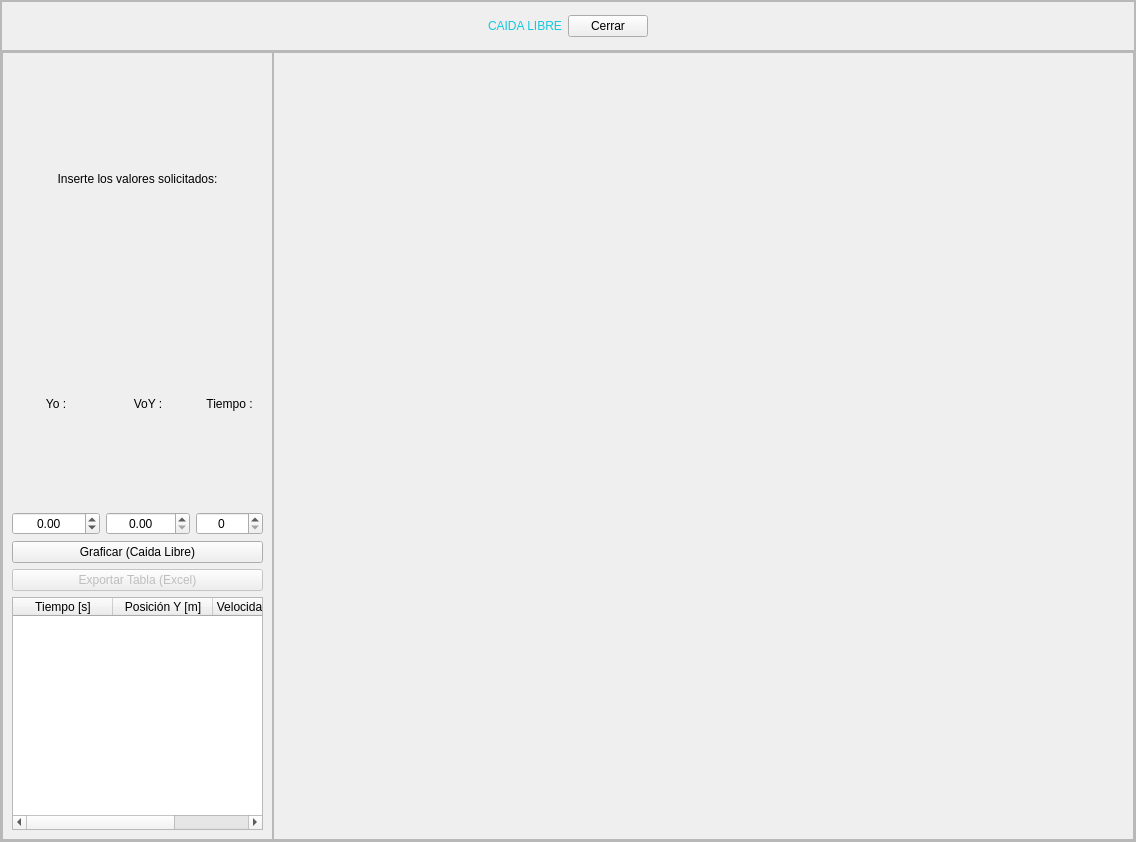
<?xml version="1.0" encoding="UTF-8"?>
<ui version="4.0">
 <class>MainWindow</class>
 <widget class="QMainWindow" name="MainWindow">
  <property name="geometry">
   <rect>
    <x>0</x>
    <y>0</y>
    <width>1136</width>
    <height>842</height>
   </rect>
  </property>
  <property name="windowTitle">
   <string>MainWindow</string>
  </property>
  <widget class="QWidget" name="centralwidget">
   <layout class="QVBoxLayout" name="verticalLayout">
    <property name="spacing">
     <number>0</number>
    </property>
    <property name="leftMargin">
     <number>0</number>
    </property>
    <property name="topMargin">
     <number>0</number>
    </property>
    <property name="rightMargin">
     <number>0</number>
    </property>
    <property name="bottomMargin">
     <number>0</number>
    </property>
    <item>
     <widget class="QFrame" name="frame">
      <property name="frameShape">
       <enum>QFrame::StyledPanel</enum>
      </property>
      <property name="frameShadow">
       <enum>QFrame::Raised</enum>
      </property>
      <layout class="QVBoxLayout" name="verticalLayout_2" stretch="1,8">
       <property name="spacing">
        <number>0</number>
       </property>
       <property name="leftMargin">
        <number>0</number>
       </property>
       <property name="topMargin">
        <number>0</number>
       </property>
       <property name="rightMargin">
        <number>0</number>
       </property>
       <property name="bottomMargin">
        <number>0</number>
       </property>
       <item>
        <widget class="QFrame" name="frame_2">
         <property name="maximumSize">
          <size>
           <width>16777215</width>
           <height>50</height>
          </size>
         </property>
         <property name="styleSheet">
          <string notr="true">QLabel{
font: 87 12pt &quot;Arial Black&quot;;
color: rgb(20, 200,220);
}

QPushButton{
	font: 10pt &quot;MS Shell Dlg 2&quot;;
}</string>
         </property>
         <property name="frameShape">
          <enum>QFrame::StyledPanel</enum>
         </property>
         <property name="frameShadow">
          <enum>QFrame::Raised</enum>
         </property>
         <layout class="QHBoxLayout" name="horizontalLayout">
          <item>
           <spacer name="horizontalSpacer">
            <property name="orientation">
             <enum>Qt::Horizontal</enum>
            </property>
            <property name="sizeHint" stdset="0">
             <size>
              <width>421</width>
              <height>20</height>
             </size>
            </property>
           </spacer>
          </item>
          <item>
           <widget class="QLabel" name="label">
            <property name="styleSheet">
             <string notr="true"/>
            </property>
            <property name="text">
             <string>CAIDA LIBRE</string>
            </property>
           </widget>
          </item>
          <item>
           <widget class="QPushButton" name="button_cerrar">
            <property name="text">
             <string>Cerrar</string>
            </property>
           </widget>
          </item>
          <item>
           <spacer name="horizontalSpacer_2">
            <property name="orientation">
             <enum>Qt::Horizontal</enum>
            </property>
            <property name="sizeHint" stdset="0">
             <size>
              <width>421</width>
              <height>20</height>
             </size>
            </property>
           </spacer>
          </item>
         </layout>
        </widget>
       </item>
       <item>
        <widget class="QFrame" name="frame_3">
         <property name="frameShape">
          <enum>QFrame::StyledPanel</enum>
         </property>
         <property name="frameShadow">
          <enum>QFrame::Raised</enum>
         </property>
         <layout class="QHBoxLayout" name="horizontalLayout_2" stretch="1,4">
          <property name="spacing">
           <number>0</number>
          </property>
          <property name="leftMargin">
           <number>0</number>
          </property>
          <property name="topMargin">
           <number>0</number>
          </property>
          <property name="rightMargin">
           <number>0</number>
          </property>
          <property name="bottomMargin">
           <number>0</number>
          </property>
          <item>
           <widget class="QFrame" name="frame_4">
            <property name="styleSheet">
             <string notr="true">font: 10pt &quot;MS Shell Dlg 2&quot;;</string>
            </property>
            <property name="frameShape">
             <enum>QFrame::StyledPanel</enum>
            </property>
            <property name="frameShadow">
             <enum>QFrame::Raised</enum>
            </property>
            <layout class="QVBoxLayout" name="verticalLayout_3" stretch="1,1,1,0,1">
             <item>
              <widget class="QLabel" name="label_2">
               <property name="text">
                <string>Inserte los valores solicitados:</string>
               </property>
               <property name="alignment">
                <set>Qt::AlignCenter</set>
               </property>
              </widget>
             </item>
             <item>
              <layout class="QGridLayout" name="gridLayout">
               <item row="0" column="1">
                <widget class="QLabel" name="label_4">
                 <property name="text">
                  <string>VoY :</string>
                 </property>
                 <property name="alignment">
                  <set>Qt::AlignCenter</set>
                 </property>
                </widget>
               </item>
               <item row="1" column="1">
                <widget class="QDoubleSpinBox" name="sBox_Voy">
                 <property name="alignment">
                  <set>Qt::AlignCenter</set>
                 </property>
                 <property name="minimum">
                  <double>0.000000000000000</double>
                 </property>
                 <property name="maximum">
                  <double>100000.000000000000000</double>
                 </property>
                </widget>
               </item>
               <item row="1" column="0">
                <widget class="QDoubleSpinBox" name="sBox_Yo">
                 <property name="alignment">
                  <set>Qt::AlignCenter</set>
                 </property>
                 <property name="minimum">
                  <double>-100000.000000000000000</double>
                 </property>
                 <property name="maximum">
                  <double>100000.000000000000000</double>
                 </property>
                </widget>
               </item>
               <item row="0" column="2">
                <widget class="QLabel" name="label_5">
                 <property name="text">
                  <string>Tiempo :</string>
                 </property>
                 <property name="alignment">
                  <set>Qt::AlignCenter</set>
                 </property>
                </widget>
               </item>
               <item row="0" column="0">
                <widget class="QLabel" name="label_3">
                 <property name="text">
                  <string>Yo :</string>
                 </property>
                 <property name="alignment">
                  <set>Qt::AlignCenter</set>
                 </property>
                </widget>
               </item>
               <item row="1" column="2">
                <widget class="QSpinBox" name="sBox_tiempo">
                 <property name="alignment">
                  <set>Qt::AlignCenter</set>
                 </property>
                 <property name="maximum">
                  <number>100000</number>
                 </property>
                </widget>
               </item>
              </layout>
             </item>
             <item>
              <widget class="QPushButton" name="button_graficar">
               <property name="text">
                <string>Graficar (Caida Libre)</string>
               </property>
              </widget>
             </item>
             <item>
              <widget class="QPushButton" name="button_tabla">
               <property name="enabled">
                <bool>false</bool>
               </property>
               <property name="text">
                <string>Exportar Tabla (Excel)</string>
               </property>
              </widget>
             </item>
             <item>
              <widget class="QTableWidget" name="tabla_libre">
               <column>
                <property name="text">
                 <string>Tiempo [s]</string>
                </property>
               </column>
               <column>
                <property name="text">
                 <string>Posición Y [m]</string>
                </property>
               </column>
               <column>
                <property name="text">
                 <string>Velocidad Y [m/s]</string>
                </property>
               </column>
              </widget>
             </item>
            </layout>
           </widget>
          </item>
          <item>
           <widget class="QFrame" name="frame_5">
            <property name="frameShape">
             <enum>QFrame::StyledPanel</enum>
            </property>
            <property name="frameShadow">
             <enum>QFrame::Raised</enum>
            </property>
            <layout class="QHBoxLayout" name="horizontalLayout_3">
             <item>
              <layout class="QVBoxLayout" name="graf_pos"/>
             </item>
             <item>
              <layout class="QVBoxLayout" name="graf_vel"/>
             </item>
            </layout>
           </widget>
          </item>
         </layout>
        </widget>
       </item>
      </layout>
     </widget>
    </item>
   </layout>
  </widget>
 </widget>
 <resources/>
 <connections/>
</ui>
